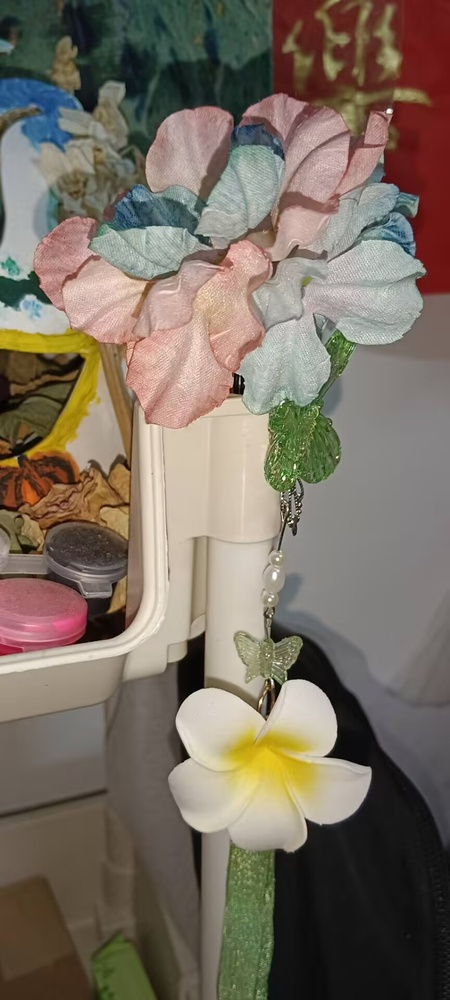
#> input picture figure/artificial_flower.jpg, 450 x 1000 px, shrunk from 864 x 1920 before the run, found by its file name
$ python 20260717.py
#> lines starting #> are read from the running program, lines starting #| are printed output that depends on the picture
import cv2
import matplotlib.pyplot as plt
import matplotlib.pyplot as plt
import matplotlib.pyplot as plt
# 解决中文显示问题（加上这三行）

plt.rcParams['font.sans-serif'] = ['SimHei', 'Microsoft YaHei', 'SimSun']  # 指定中文字体
plt.rcParams['axes.unicode_minus'] = False  # 解决负号显示问题


# ======先处理一张图片======#
# 1. 读入图片（这就是OpenCV的入口）
img = cv2.imread("D:/vs_code_2026/figure/artificial_flower.jpg")  # 路径别带中文
#> img is the input picture: shape (1000, 450, 3); mean B, G, R 97.8, 110.8, 121.5

# 2. 把彩图变成灰度图（这就是OpenCV最核心的算法）
gray_img = cv2.cvtColor(img, cv2.COLOR_BGR2GRAY)
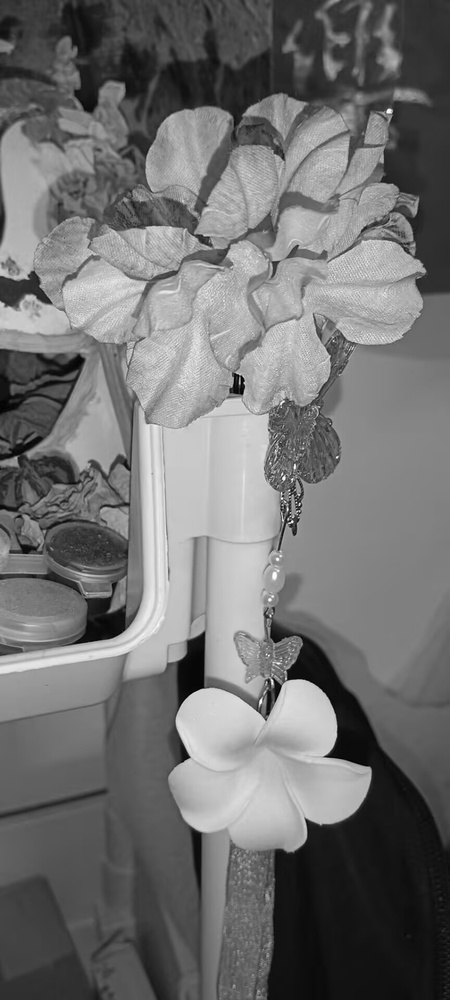
#> gray_img: shape (1000, 450); min 0, max 254, mean 112.5

# 3. 展示出来（左边原图，右边灰度图）
plt.subplot(1,2,1), plt.imshow(cv2.cvtColor(img, cv2.COLOR_BGR2RGB)), plt.title('原图')
plt.subplot(1,2,2), plt.imshow(gray_img, cmap='gray'), plt.title('灰度图')
plt.show()
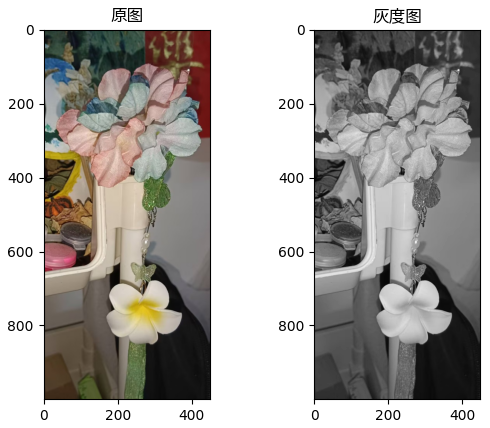
#> figure drawn by matplotlib, 2 panels


# ======批量处理======#
import os

folder_path = "D:/vs_code_2026/figure/"
print("开始批量处理图片...")
for file_name in os.listdir(folder_path): #for数据遍历 #os.listdir()文件扫描
    if file_name.endswith(('.jpg', '.png', '.jpeg')):
        img_path = os.path.join(folder_path, file_name)
        img = cv2.imread(img_path)
        if img is not None:  # 防止读取失败
            gray = cv2.cvtColor(img, cv2.COLOR_BGR2GRAY) #cv2.imread() → cv2.cvtColor() = 数据清洗/转换
            print(f"✅ {file_name} 处理完成，尺寸: {img.shape}")
#| ✅ artificial_flower.jpg 处理完成，尺寸: (1000, 450, 3)
        else:
            print(f"❌ {file_name} 读取失败，跳过")
print("批量处理结束！")


# ======自动创建包含全部灰度图片的文件夹======#
# 原图文件夹
input_folder = "D:/vs_code_2026/figure/"
# 新建一个输出文件夹（代码会自动创建）
output_folder = "D:/vs_code_2026/output/"

# 如果输出文件夹不存在，就自动创建一个
if not os.path.exists(output_folder):
    os.makedirs(output_folder)

for file_name in os.listdir(input_folder):
    if file_name.endswith(('.jpg', '.png', '.jpeg')):
        img_path = os.path.join(input_folder, file_name)
        img = cv2.imread(img_path)

        if img is not None:
            # 转灰度
            gray = cv2.cvtColor(img, cv2.COLOR_BGR2GRAY)

            # 保存灰度图（在原文件名前加 'gray_'）
            gray_name = "gray_" + file_name
            gray_path = os.path.join(output_folder, gray_name)
            cv2.imwrite(gray_path, gray) #数据持久化

            print(f"✅ 已保存: {gray_name}")
        else:
            print(f"❌ 读取失败: {file_name}")

print("所有图片处理完毕！去 output 文件夹看看吧！")


# ====== 表格，记录每张图的文件名、尺寸、像素总数等信息======#
import pandas as pd
# 收集图片信息
data_list = []
output_folder = "D:/vs_code_2026/output/"

for file_name in os.listdir(output_folder):
    if file_name.endswith(('.jpg', '.png', '.jpeg')):
        img_path = os.path.join(output_folder, file_name)
        img = cv2.imread(img_path)
        if img is not None:
            h, w, c = img.shape
            data_list.append({
                '文件名': file_name,
                '宽度': w,
                '高度': h,
                '通道数': c,
                '总像素数': w * h
            })

# 转成 DataFrame 并保存为 CSV
df = pd.DataFrame(data_list) #数据目录/数据湖元数据管理
df.to_csv("D:/vs_code_2026/图片信息汇总.csv", index=False, encoding='utf-8-sig')
print("✅ CSV 表格已生成！去 D:/vs_code_2026/ 看看 图片信息汇总.csv")


# ====== 图像切片：把 output 文件夹里的每张灰度图切成 4 块 ======#
def slice_image(image_path, output_slice_folder, rows=2, cols=2):
    """
    把一张图片切成 rows x cols 块
    """
    img = cv2.imread(image_path, cv2.IMREAD_GRAYSCALE)  # 直接读灰度图
    if img is None:
        return
    h, w = img.shape
    slice_h = h // rows
    slice_w = w // cols

    base_name = os.path.splitext(os.path.basename(image_path))[0]  # 去掉扩展名
    for i in range(rows):
        for j in range(cols):
            # 计算切片位置
            y_start = i * slice_h
            y_end = (i + 1) * slice_h
            x_start = j * slice_w
            x_end = (j + 1) * slice_w

            # 切出小块
            slice_img = img[y_start:y_end, x_start:x_end]

            # 保存
            slice_name = f"{base_name}_slice_{i}_{j}.jpg"
            slice_path = os.path.join(output_slice_folder, slice_name)
            cv2.imwrite(slice_path, slice_img)
            print(f"   ✅ 已保存切片: {slice_name}")
# 创建切片输出文件夹
slice_folder = "D:/vs_code_2026/slices/"
if not os.path.exists(slice_folder):
    os.makedirs(slice_folder)

print("\n开始切片处理...")
for file_name in os.listdir(output_folder):
    if file_name.endswith(('.jpg', '.png', '.jpeg')):
        img_path = os.path.join(output_folder, file_name)
        print(f"🔪 正在切片: {file_name}")
        slice_image(img_path, slice_folder, rows=2, cols=2)

print(f"✅ 所有切片完成！去 {slice_folder} 看看吧！")

$ run again, with figure/feverfew.jpg copied over figure/artificial_flower.jpg
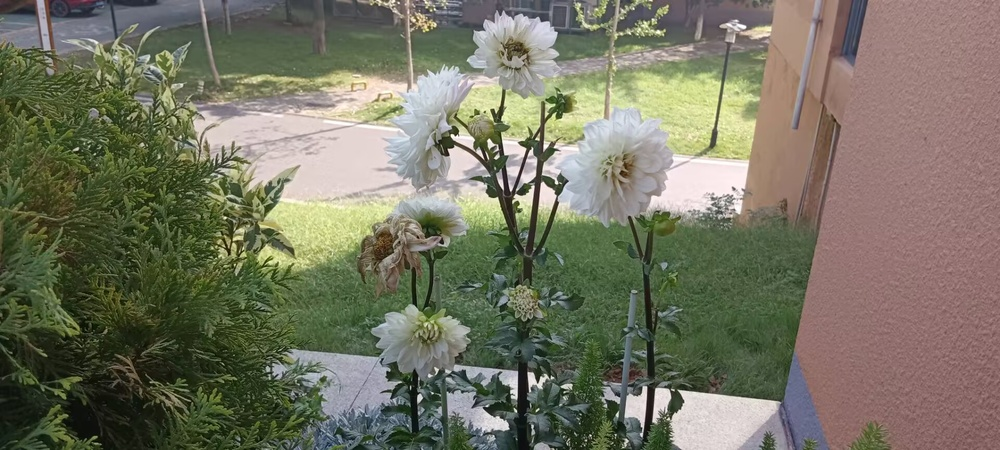
#> input picture figure/feverfew.jpg, 1000 x 450 px, shrunk from 1920 x 864 before the run, found by its file name
#> img is the input picture: shape (450, 1000, 3); mean B, G, R 97.6, 116.1, 117.1
#> `gray_img = cv2.cvtColor(img, cv2.COLOR_BGR2GRAY)`:
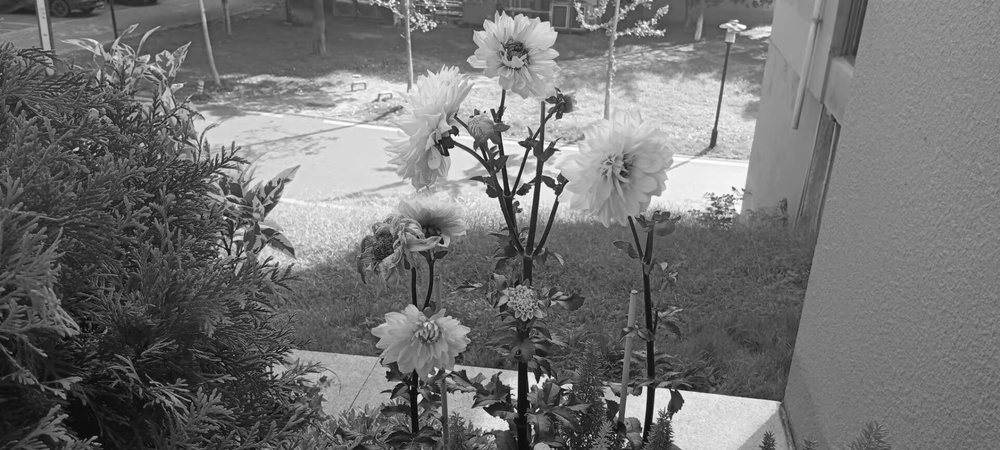
#> gray_img: shape (450, 1000); min 1, max 255, mean 114.3
#> `plt.show()`:
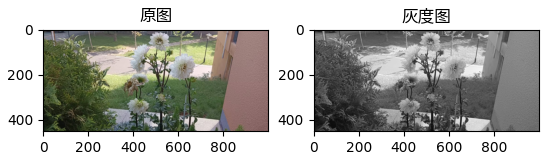
#> figure drawn by matplotlib, 2 panels
#| ✅ artificial_flower.jpg 处理完成，尺寸: (450, 1000, 3)

$ run again, with figure/little_flower.jpg copied over figure/artificial_flower.jpg
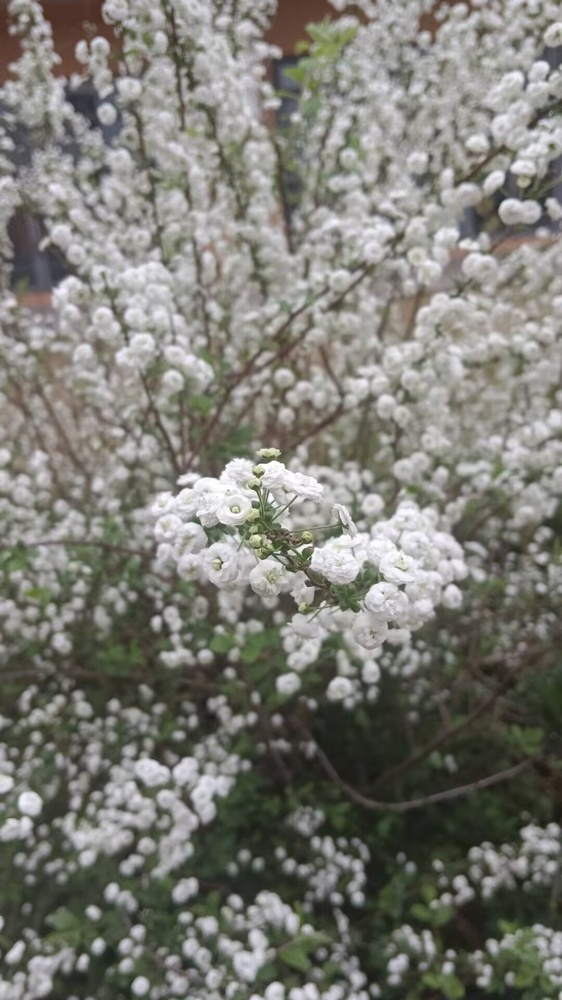
#> input picture figure/little_flower.jpg, 562 x 1000 px, shrunk from 1080 x 1920 before the run, found by its file name
#> img is the input picture: shape (1000, 562, 3); mean B, G, R 116.7, 123.7, 124.1
#> `gray_img = cv2.cvtColor(img, cv2.COLOR_BGR2GRAY)`:
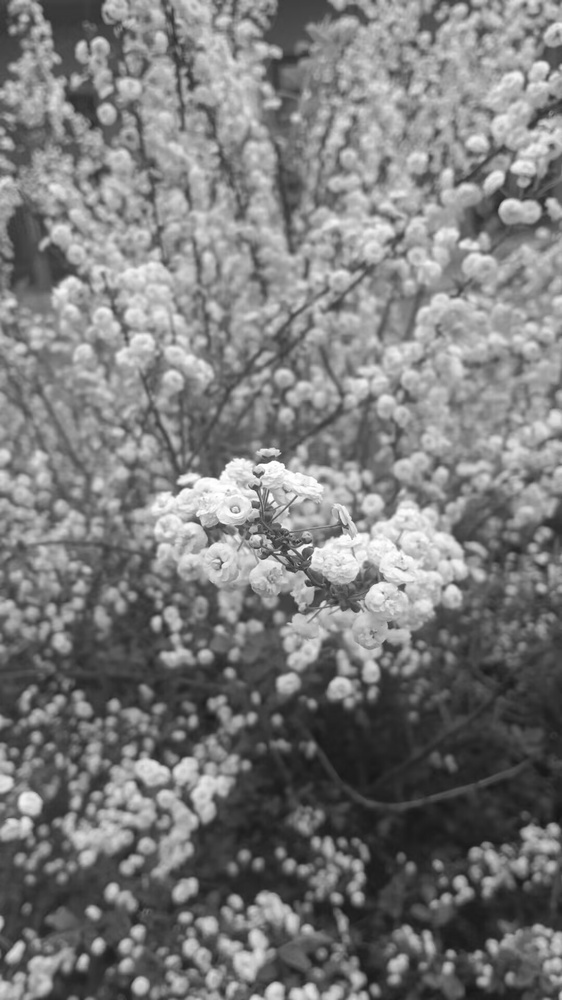
#> gray_img: shape (1000, 562); min 21, max 255, mean 123.1
#> `plt.show()`:
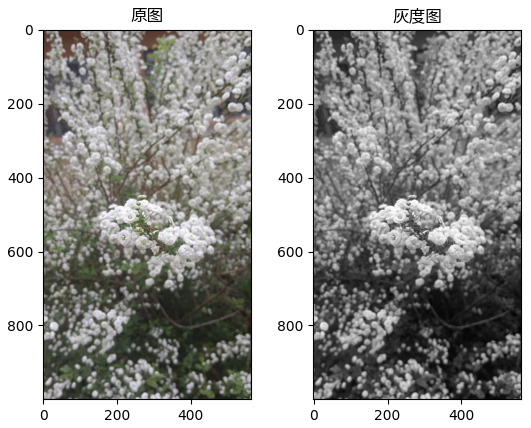
#> figure drawn by matplotlib, 2 panels
#| ✅ artificial_flower.jpg 处理完成，尺寸: (1000, 562, 3)
